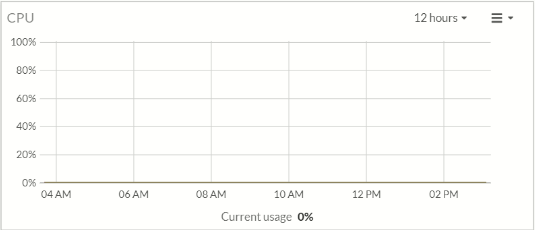
#> input picture cpu_temp.png, 535 x 230 px
$ python -i processor.py   (imports and definitions only)
#> lines starting #> are read from the running program, lines starting #| are printed output that depends on the picture
from pathlib import Path
from PIL import Image, ImageOps
from typing import Tuple

MAX_WORKING_DIMENSION = 3500

def normalize_image(input_path: Path, output_path: Path) -> Tuple[int, int]:
    """
    Normalizes an image:
    1. Validates format.
    2. Transposes according to EXIF rotation.
    3. Converts to RGB (or RGBA if transparent PNG).
    4. Scales down if longest dimension exceeds MAX_WORKING_DIMENSION.
    5. Saves normalized image to output_path.
    Returns (width, height) of normalized image.
    """
    with Image.open(input_path) as img:
        # Correct orientation based on EXIF tag
        img = ImageOps.exif_transpose(img)

        # Ensure RGB mode
        if img.mode not in ("RGB", "RGBA"):
            img = img.convert("RGB")

        w, h = img.size
        longest = max(w, h)
        if longest > MAX_WORKING_DIMENSION:
            scale = MAX_WORKING_DIMENSION / float(longest)
            new_w = max(1, int(w * scale))
            new_h = max(1, int(h * scale))
            img = img.resize((new_w, new_h), Image.Resampling.LANCZOS)
            w, h = img.size

        output_path.parent.mkdir(parents=True, exist_ok=True)
        # Save as PNG
        img.save(output_path, format="PNG")
        return w, h

def enhance_contrast_for_ocr_retry(input_path: Path, output_path: Path, upscale_factor: float = 1.5) -> Path:
    """
    Deterministic image preprocessor for OCR retry on difficult/small identity text (serials, hostnames).
    Upscales slightly and enhances contrast to reduce character confusion (e.g. 0 vs 3, 7 vs 1).
    """
#> called with input_path = '../../../../cpu_temp.png', output_path = 'out.png', upscale_factor = 1.5
    from PIL import ImageEnhance
    with Image.open(input_path) as img:
#> img is the input picture: PIL image 535x230 RGBA; mean R, G, B, A 251.4, 251.4, 249.2, 255
        img = ImageOps.exif_transpose(img)
        w, h = img.size
#> w = 535; h = 230
        # Bounded upscale for low-res text
        new_w = int(w * upscale_factor)
#> new_w = 802
        new_h = int(h * upscale_factor)
#> new_h = 345
        img = img.resize((new_w, new_h), Image.Resampling.LANCZOS)
#> img: PIL image 802x345 RGBA

        # Grayscale and autocontrast
        img = img.convert("L")
#> img: PIL image 802x345 L
        img = ImageOps.autocontrast(img, cutoff=2)
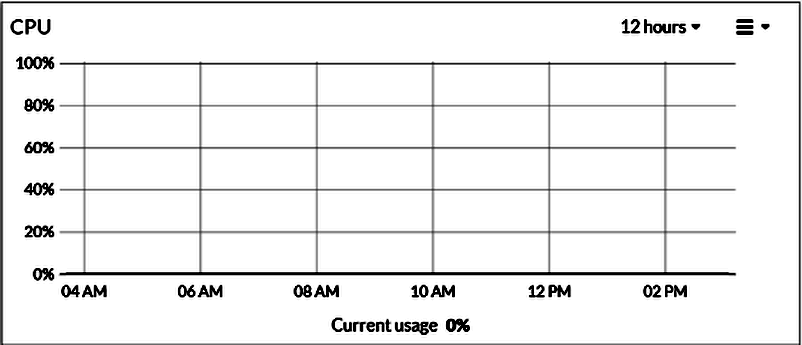
#> img: PIL image 802x345 L; min 0, max 255, mean 239.4

        # Contrast enhancement
        enhancer = ImageEnhance.Contrast(img)
        img = enhancer.enhance(1.4)
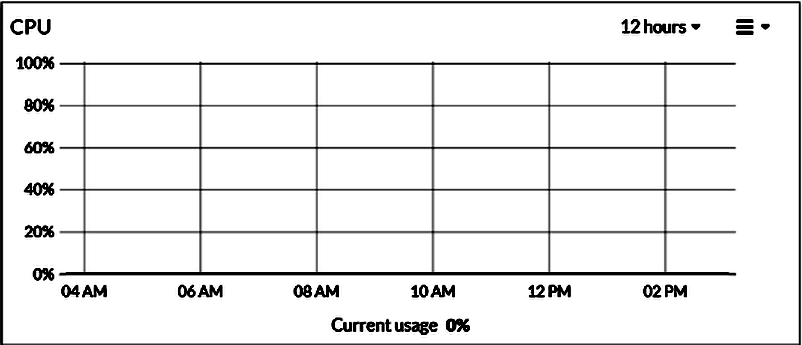
#> img: PIL image 802x345 L; min 0, max 255, mean 236.7

#> (the run stopped early here; a loop or call above may not have finished)

$ run again, on mem_temp.png
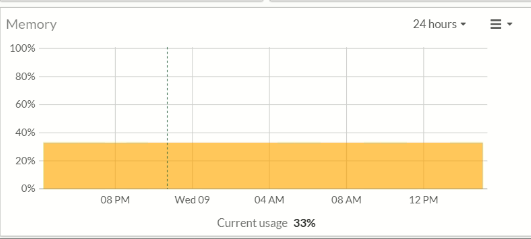
#> input picture mem_temp.png, 531 x 239 px
#> in enhance_contrast_for_ocr_retry, img is the input picture: PIL image 531x239 RGBA; mean R, G, B, A 250.9, 242.2, 223, 255
#> in enhance_contrast_for_ocr_retry, `img = ImageOps.autocontrast(img, cutoff=2)`:
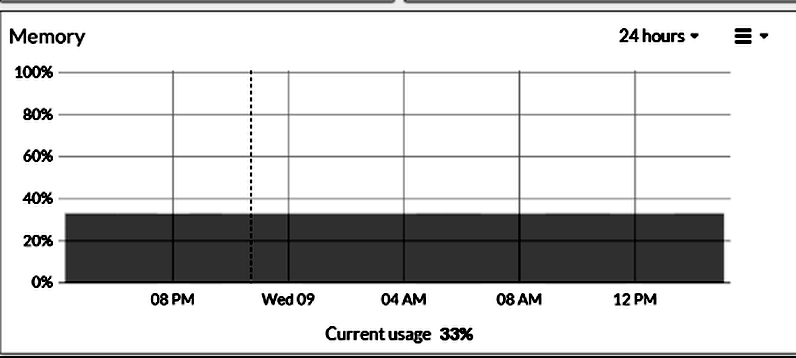
#> img: PIL image 796x358 L; min 0, max 255, mean 207.5
#> in enhance_contrast_for_ocr_retry, `img = enhancer.enhance(1.4)`:
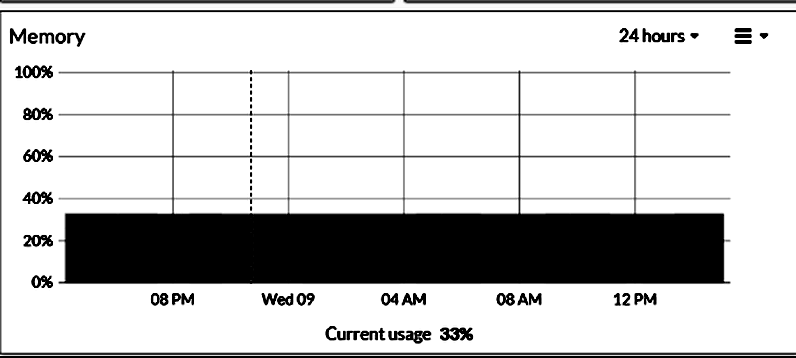
#> img: PIL image 796x358 L; min 0, max 255, mean 199.1
